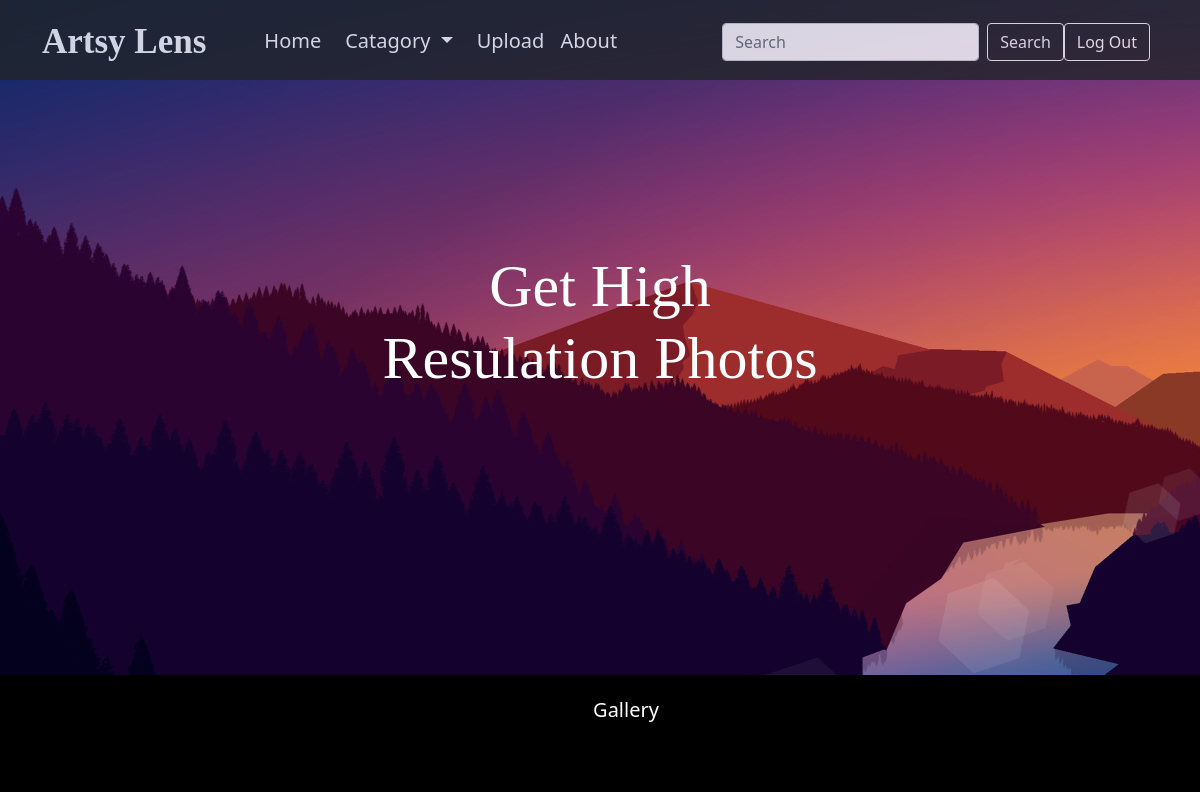
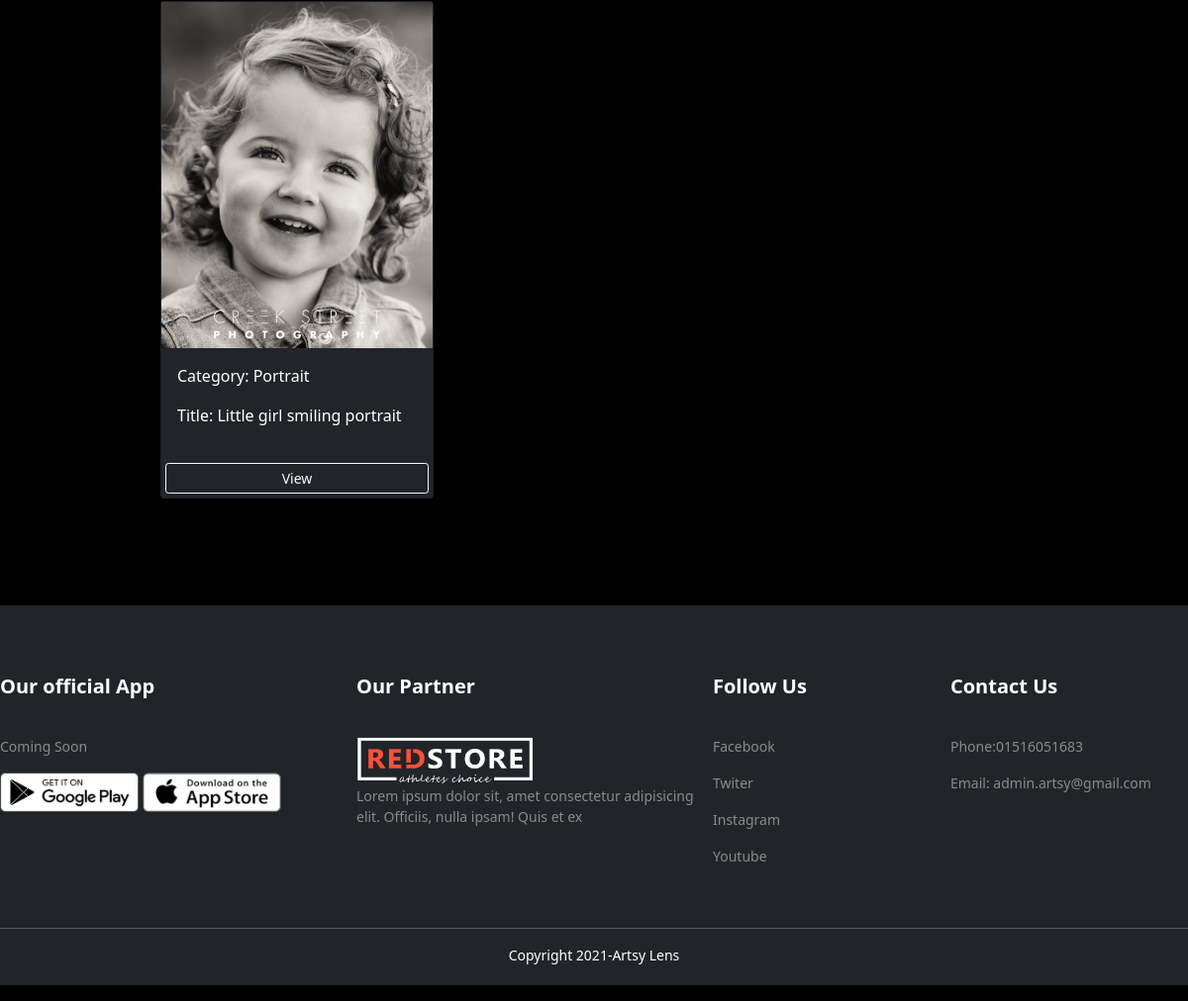
The app's page /?category=Portrait (signed in) with its own data (2 pictures, top to bottom).
### photos/models.py (models this page shows, shortened)
class Photo(models.Model):
    category = models.ForeignKey(Category, on_delete=models.SET_NULL, null=True, blank=True)
    image = models.ImageField(null=False, blank=False)
    photo_title = models.CharField(max_length=200,null=False, blank=False)
    photo_price = models.FloatField(null=False, blank=False)
    frame_size = models.CharField(max_length=200,null=False, blank=False)

class Category(models.Model):
    name = models.CharField(max_length=100, null=False, blank=False)
    class Meta:
        verbose_name_plural = "Categories"

### photos/views.py (the view, shortened to what this page needs)
# urls.py: path('', views.gallery, name='gallery'),
@login_required(login_url='login')
def gallery(request):
    category = request.GET.get('category')
    if category == None:
        photos = Photo.objects.all()
    else:
        photos = Photo.objects.filter(category__name=category)
    categories = Category.objects.all()
    context = {'categories': categories, 'photos': photos}
    return render(request, 'photos/gallery.html', context)

### photos/templates/photos/gallery.html (shortened to what this page needs)
<!doctype html>
<html lang="en">
<head>
  <link href="https://cdn.jsdelivr.net/npm/bootstrap@5.1.3/dist/css/bootstrap.min.css" rel="stylesheet"
>
</head>
<body>
  <header class="p-3 bg-dark text-white">
    <div class="container">
      <div class="d-flex flex-wrap align-items-center justify-content-center justify-content-lg-start">
        <div class="logo">
          <a href="{% url 'gallery' %}" class="d-flex align-items-center mb-2 mb-lg-0  text-decoration-none">
            Artsy Lens
          </a>
        </div>
        <ul class="nav col-12 col-lg-auto me-lg-auto mb-2 justify-content-center mb-md-0">
          <li><a href="{% url 'gallery' %}" class="nav-link px-2 ">Home</a></li>
          <li class="nav-item dropdown">
            <a class="nav-link dropdown-toggle" href="#" id="navbarDropdownMenuLink" role="button"
              data-bs-toggle="dropdown" aria-expanded="false">
              Catagory
            </a>
          </li>
          <li><a href="{% url 'upload' %}" class="nav-link px-2 ">Upload</a></li>
          <li><a href="{% url 'about' %}" class="nav-link px-2 ">About</a></li>
        </ul>
        <form class="d-flex">
          <input class="form-control me-2" name="q" type="search" placeholder="Search" aria-label="Search">
          <button class="btn btn-outline-light" type="submit">Search</button>
        </form>
        <div class="text-end">
          <div class="log_sign">
            <button type="button" class="btn btn-outline-light me-2 sign_in"><a href="{% url 'logout' %}">Log
                Out</a></button>
          </div>
        </div>
      </div>
    </div>
  </header>
  <div class="background-pic">
    <div class="background-pic-internal">
      <h1>get high resulation photos</h1>
    </div>
  </div>
  <div class="image-below">
    <div class="image-paragraph">
      <ul>
        <li><a href="#">Gallery</a></li>
      </ul>
    </div>
  </div>
  <div class="col-md-9 container">
    <div class="row">
      {% for photo in photos %}
      <div class="col-md-4">
        <div class="card my-2 bg-dark">
          <img class="image-thumbnail" src="{{photo.image.url}}">
          <div class="card-body bg-dark">
            <p>Category: {{photo.category.name}}</p>
            <p>Title: {{photo.photo_title}}</p>
          </div>
          <a href="{% url 'photo' photo.id %}" class="btn btn-outline-light btn-sm m-1">View</a>
        </div>
      </div>
      {% empty %}
      <h3>No photos...</h3>
      {% endfor %}
    </div>
  </div>
  <footer>
    <div class="footer-internal">
      <div class="part1">
        <h2>Our official App</h2>
        <p>Coming Soon</p>
        <div class="part1-img">
          <img src="../../../static/images/play-store.png" alt="">
          <img src="../../../static/images/app-store.png" alt="">
        </div>
      </div>
      <div class="part2">
        <h2>Our Partner</h2>
        <div class="part2-img">
          <img src="../../../static/images/logo-white.png" alt="">
        </div>
        <p>Lorem ipsum dolor sit, amet consectetur adipisicing elit. Officiis, nulla ipsam! Quis et ex</p>
      </div>
      <div class="part3">
        <h2>Follow Us</h2>
        <p><a href="https://www.facebook.com/" target="_blank"> Facebook</a></p>
        <p><a href=" https://twitter.com/" target="_blank"> Twiter</a></p>
        <p><a href="https://www.instagram.com/" target="_blank"> Instagram</a></p>
        <p><a href="https://www.youtube.com/" target="_blank"> Youtube</a></p>
      </div>
      <div class="part4">
        <div class="under-part">
          <h2>Contact Us</h2>
          <p>Phone:01516051683</p>
          <p>Email: admin.artsy@gmail.com</p>
        </div>
      </div>
    </div>
    <hr>
    <div class="final-part">
      <p>Copyright 2021-Artsy Lens</p>
    </div>
  </footer>
</body>
</html>

### photos/templates/photos/gallery.html (style rules this page uses)
a { color: #00A0C6; text-decoration: none; }
.image-thumbnail { height: 200px; object-fit: cover; }
body { background: #000000; }
:root { --trans: all 0.3s linear; }
header { padding: 20px 0; position: fixed; width: 100%; height: 100px; left: 0; top: 0; background: #000000; z-index: 9999; opacity: 0.8; height: 80px; }
header .logo a { font-size: 35px; font-family: 'Gluten', cursive; font-weight: 700; text-decoration: none; transition: var(--trans); padding-right: 50px; color: #ffffff; }
header .container ul li a { text-decoration: none; font-size: 20px; color: #ffffff; transition: var(--trans); border-bottom: 2px solid transparent; }
.log_sign button a { text-decoration: none; color: #ffff; transition: var(--trans); }
.background-pic { background: url("../../../static/images/backgroud.jpg"); height: 675px; width: 100%; }
.background-pic .background-pic-internal { max-width: 450px; margin: 0 auto; text-align: center; }
.background-pic .background-pic-internal h1 { font-family: last-paradise; font-size: 60px; text-transform: capitalize; color: #ffffff; padding-top: 250px; font-weight: 500; }
.image-below { height: 60px; margin-bottom: 50px; }
.image-below .image-paragraph { max-width: 1350px; margin: 0 auto; }
.image-below ul { text-align: center; }
.image-below ul li { display: inline-block; padding: 20px; }
.image-below ul li:last-child { padding-right: 0; }
.image-below ul li a { text-decoration: none; color: #FFFFFF; font-size: 20px; padding-bottom: 20px; transition: var(--trans); border-bottom: 2px solid #000000; }
.card img { height: 350px; }
.card p { color: #ffff; }
footer { background: #212529; margin-top: 100px; }
footer hr { color: #ffff; }
footer .footer-internal { max-width: 1250px; margin: 0 auto; padding-top: 70px; padding-bottom: 30px; display: grid; grid-template-columns: 3fr 3fr 2fr 2fr; grid-template-areas: "part1 part2 part3 part4"; }
footer h2 { color: #ffff; font-size: 20px; padding-bottom: 30px; font-weight: 700; }
footer p { color: #8a8a8a; font-size: 14px; }
footer .footer-internal .part1 { grid-area: part1; }
footer .footer-internal .part1 img { width: 140px; height: 40px; }
footer .footer-internal .part2 { grid-area: part2; }
footer .footer-internal .part2 img { height: 50px; width: 180px; }
footer .footer-internal .part3 { grid-area: part3; }
footer .footer-internal .part3 a { text-decoration: none; color: #8a8a8a; }
footer .footer-internal .part4 { grid-area: part4; }
footer .final-part p { text-align: center; color: #ffff; padding-bottom: 20px; }

### records on screen
Photo: image (picture), category.name "Portrait", photo_title "Little girl smiling portrait"
